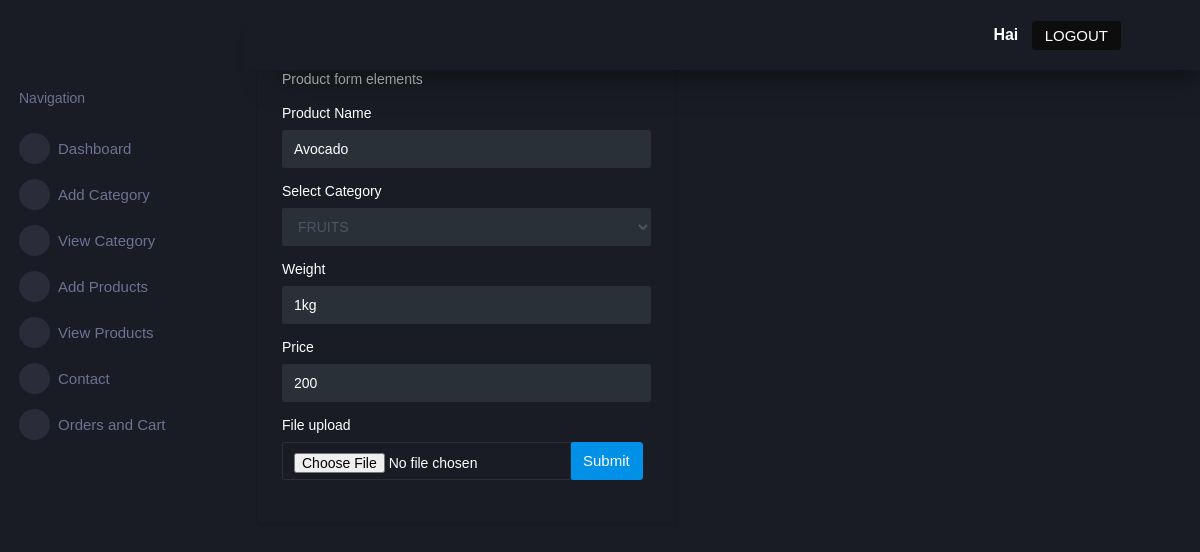
The app's page /edit/47/ with its own data.
### Adminapp/models.py (models this page shows)
class productdb(models.Model):
    img=models.ImageField(upload_to='media',null=True,blank=False)
    productname=models.CharField(max_length=100,null=True,blank=False)
    category=models.CharField(max_length=100,null=True,blank=False)
    weight=models.CharField(max_length=100,null=True,blank=True,validators=[alphaneumeric])
    price=models.IntegerField(null=True,blank=False)

### Adminapp/views.py (the view)
# urls.py: path('edit/<int:id>/',views.edit,name='edit'),
def edit(request,id):
    obj = productdb.objects.filter(id=id)
    return render(request, 'edit.html',{'obj':obj})

### Adminapp/templates/edit.html (shortened to what this page needs)
{% extends 'index.html' %}
              {% block content %}
              {% for a in obj %}
              <form method="POST" action="{% url 'update' id=a.id %}" enctype="multipart/form-data" >
              <div class="col-12 grid-margin stretch-card">
                <div class="card">
                  <div class="card-body">
                    <h4 class="card-title">Product Form</h4>
                    <p class="card-description"> Product form elements </p>
                    <form class="forms-sample">
                      <div class="form-group">
                        <label for="exampleInputName1">Product Name</label>
                        <input type="text" class="form-control" id="exampleInputName1" placeholder="Name" name="productname" value="{{a.productname}}">
                      </div>
                      <div class="form-group">
                        <label for="category">Select Category</label>
                        <select name="category"  class="form-control"  placeholder="category" value="{{a.category}}">
                          <option value="Fruits">FRUITS</option>
                        </select>
                      </div>
                      <div class="form-group">
                        <label for="weight">Weight</label>
                        <input type="text" class="form-control"  placeholder="Add product weight" name="weight" value="{{a.weight}}">
                      </div>
                      <div class="form-group">
                        <label for="price">Price</label>
                        <input type="text" class="form-control"  placeholder="Add product price" name="price" value="{{a.price}}">
                      </div>
                      <div class="form-group">
                        <label>File upload</label>
                        <div class="input-group col-xs-12">
                          <input type="file" class="form-control file-upload-info" name="img" value="{{a.img}}">
                        <button type="submit" class="btn btn-primary mr-2">Submit</button>
                        </div>
                      </div>
                      {% endfor %}
                      {% endblock %}

### records on screen
productdb: productname "Avocado", category "FRUITS", weight "1kg", price "200"
